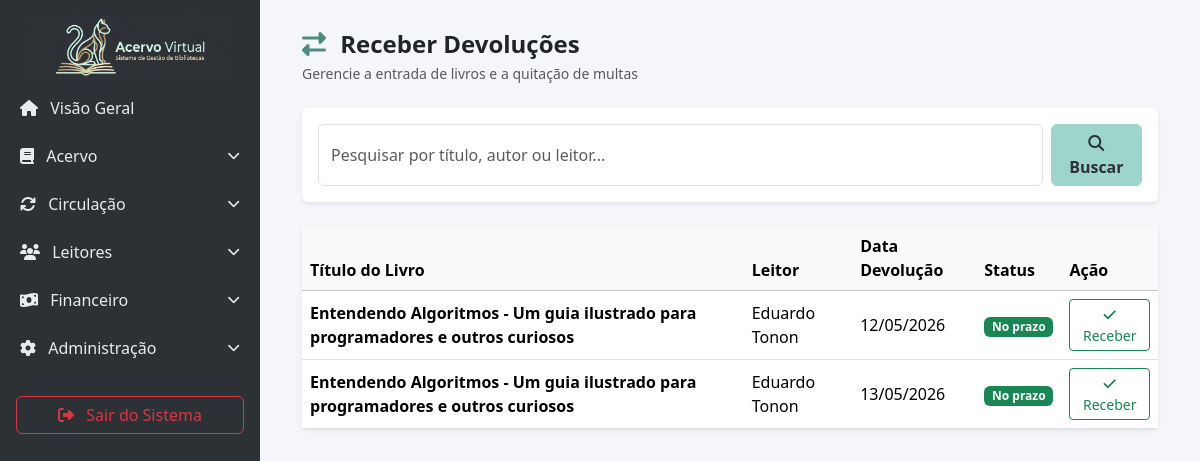
Screenshot of /circulacao/devolucoes/ (signed in) with the database file from the repository.
### biblioteca_app/models.py (models this page shows, shortened)
class Emprestimo(models.Model):
    leitor = models.ForeignKey(Leitor, on_delete=models.CASCADE)
    exemplar = models.ForeignKey(Exemplar, on_delete=models.CASCADE)
    data_emprestimo = models.DateField(default=timezone.now)
    data_devolucao = models.DateField()
    cadastrado_por = models.ForeignKey(User, on_delete=models.SET_NULL, null=True, blank=True, related_name='emprestimos_realizados')

class Exemplar(models.Model):
    STATUS_CHOICES = [
        ('disponivel', 'Disponível'),
        ('emprestado', 'Emprestado'),
        ('manutencao', 'Em Manutenção'),
        ('perdido', 'Perdido'),
    ]
    livro = models.ForeignKey(Livro, on_delete=models.CASCADE, related_name='exemplares')
    codigo_tombo = models.CharField(max_length=50, unique=True, help_text="Código identificador único do exemplar físico")
    estado_conservacao = models.CharField(max_length=100, default='Bom')
    status = models.CharField(max_length=20, choices=STATUS_CHOICES, default='disponivel')

class Livro(models.Model):
    titulo = models.CharField(max_length=200)
    autor = models.ForeignKey(Autor, on_delete=models.PROTECT, related_name="livros")
    edicao = models.CharField(max_length=100)
    editora = models.ForeignKey(Editora, on_delete=models.PROTECT, related_name="livros", null=True, blank=True)
    idioma = models.CharField(max_length=50, default="Português")
    data_publicacao = models.DateField(blank=True, null=True)
    numero_paginas = models.IntegerField()
    genero = models.ForeignKey(Genero, on_delete=models.PROTECT, related_name="livros")
    classificacao = models.IntegerField()
    sinopse = models.TextField()
    capa = models.ImageField(upload_to='capas/', blank=True, null=True)
    localizacao = models.CharField(max_length=100, blank=True, null=True, help_text="Ex: Estante A, Prateleira 2")

class Leitor(models.Model):
    id_leitor = models.CharField(max_length=50, unique=True, null=True, blank=True, help_text="ID Único ou Matrícula")
    nome = models.CharField(max_length=200)
    data_nascimento = models.DateField()
    celular = models.CharField(max_length=15, unique=True)
    cpf = models.CharField(max_length=14, unique=True)
    email = models.EmailField(unique=True)
    cep = models.CharField(max_length=9)
    endereco = models.CharField(max_length=255)
    complemento = models.CharField(max_length=100, blank=True, null=True)
    cidade = models.CharField(max_length=100)
    RECEBIMENTO_ALERTAS_CHOICES = [
        ('email', 'Email'),
        ('celular', 'Celular'),
    ]
    recebimento_alertas = models.CharField(max_length=10, choices=RECEBIMENTO_ALERTAS_CHOICES, default='email')
    ativo = models.BooleanField(default=True, help_text="Desmarque para bloquear temporariamente o leitor")
    foto = models.ImageField(upload_to='fotos_leitores/', null=True, blank=True)

### biblioteca_app/views.py (the view)
# urls.py: path('circulacao/devolucoes/', views.reservas, name='reservas'),
def reservas(request):
    query = request.GET.get('q')
    emprestimos_base = Emprestimo.objects.exclude(
        pk__in=Devolucao.objects.values('emprestimo_id')
    )
    if query:
        emprestimos_ativos = emprestimos_base.filter(
            Q(exemplar__livro__titulo__icontains=query) |
            Q(exemplar__livro__autor__nome__icontains=query) |
            Q(leitor__nome__icontains=query)
        ).order_by('data_devolucao')
    else:
        emprestimos_ativos = emprestimos_base.order_by('data_devolucao')
    hoje = date.today()
    for emprestimo in emprestimos_ativos:
        valor_multa = _calcular_valor_multa(emprestimo, hoje)
        emprestimo.atrasado = valor_multa > 0
        emprestimo.valor_multa = f"{valor_multa:.2f}"
    context = {
        'emprestimos': emprestimos_ativos
    }
    return render(request, 'reservas.html', context)

### biblioteca_app/views.py (called while the page is built)
def _calcular_valor_multa(emprestimo, data_base=None):
    if not data_base:
        data_base = date.today()
    config = Configuracao.objects.first()
    valor_por_dia = decimal.Decimal(str(config.multa_por_dia)) if config else decimal.Decimal('2.50')
    if data_base > emprestimo.data_devolucao:
        dias_atraso = (data_base - emprestimo.data_devolucao).days
        return valor_por_dia * dias_atraso
    return decimal.Decimal('0.00')

### biblioteca_app/templates/reservas.html (shortened to what this page needs)
{% extends 'base.html' %}
{% block content %}
<div class="container-fluid">
    <div class="d-flex justify-content-between align-items-center mb-4">
        <div>
            <h4 class="fw-bold text-dark mb-1"><i class="fa-solid fa-right-left me-2 text-primary"></i> Receber Devoluções</h4>
            <p class="text-muted small mb-0">Gerencie a entrada de livros e a quitação de multas</p>
        </div>
    </div>
    <div class="card border-0 shadow-sm mb-4">
        <div class="card-body">
            <form action="{% url 'reservas' %}" method="GET" class="d-flex mb-0">
                <input type="text" name="q" value="{{ request.GET.q|default:'' }}" class="form-control me-2" placeholder="Pesquisar por título, autor ou leitor...">
                <button type="submit" class="btn btn-primary"><i class="fa-solid fa-magnifying-glass"></i> Buscar</button>
            </form>
        </div>
    </div>
    <div class="card border-0 shadow-sm">
        <div class="card-body p-0 table-responsive">
            <table class="table table-hover align-middle mb-0">
                <thead class="table-light">
                    <tr>
                        <th>Título do Livro</th>
                        <th>Leitor</th>
                        <th>Data Devolução</th>
                        <th>Status</th>
                        <th>Ação</th>
                    </tr>
                </thead>
                <tbody>
                    {% for emprestimo in emprestimos %}
                    <tr data-emprestimo-id="{{ emprestimo.id }}" data-emprestimo-data="{{ emprestimo.data_emprestimo|date:'Y-m-d' }}" data-emprestimo-devolucao="{{ emprestimo.data_devolucao|date:'Y-m-d' }}" data-emprestimo-atrasado="{% if emprestimo.atrasado %}1{% else %}0{% endif %}" data-emprestimo-multa="{{ emprestimo.valor_multa|default:'0.00' }}">
                        <td><strong>{{ emprestimo.exemplar.livro.titulo }}</strong></td>
                        <td>{{ emprestimo.leitor.nome }}</td>
                        <td>{{ emprestimo.data_devolucao|date:"d/m/Y" }}</td>
                        <td>{% if emprestimo.atrasado %}<span class="badge bg-danger">Atrasado</span>{% else %}<span class="badge bg-success">No prazo</span>{% endif %}</td>
                        <td><button class="btn btn-sm btn-outline-success btn-devolucao"><i class="fa-solid fa-check"></i> Receber</button></td>
                    </tr>
                    {% empty %}
                    <tr><td colspan="5" class="text-center py-4 text-muted">Nenhum empréstimo ativo no momento.</td></tr>
                    {% endfor %}
                </tbody>
            </table>
        </div>
    </div>
</div>
{% endblock %}

### biblioteca_app/templates/base.html (style rules this page uses)
body { background-color: #f4f6f9; font-family: 'Segoe UI', Tahoma, Geneva, Verdana, sans-serif; }
:root { --theme-dark: #2c3136; --theme-primary: #9ed5cb; --theme-secondary: #cca77b; --theme-light: #f8f9fa; }
.btn-primary { background-color: var(--theme-primary); border-color: var(--theme-primary); color: var(--theme-dark); font-weight: 600; }
.text-primary { color: #4e8c80 !important; }

### rows the page displays
Emprestimo: exemplar.livro.titulo "Entendendo Algoritmos - Um guia ilustrado para programadores e outros curiosos", leitor.nome "Eduardo Tonon", data_devolucao "12/05/2026", shows "No prazo"
Emprestimo: exemplar.livro.titulo "Entendendo Algoritmos - Um guia ilustrado para programadores e outros curiosos", leitor.nome "Eduardo Tonon", data_devolucao "13/05/2026", shows "No prazo"
